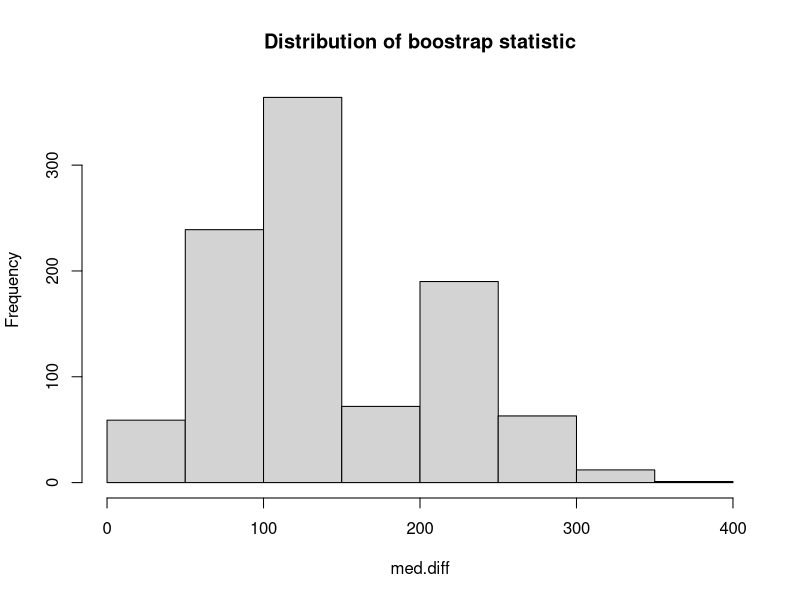

R code for this plot: (Note: this script raises an error after producing the figure.)
#Create a table (in HTML or PDF) that shows the differences in median (with the BCa bootstrap 
#95% confidence intervals) maternal, infant, neonatal, and under-5 mortality between the
#countries exposed to versus not exposed to armed conflict for the year 2017. Be specific about
#the sample sizes used in each statistic. The table should be fully reproducible. Push the
#script that creates the table to your GitHub repository.

#load libraries
library(dplyr)
library(tidyr)
library(here)
library(boot)
library(tidyverse)
library(knitr)

#clear history
rm(list=ls(all=T)) 

data <- read.csv(here("clean", "final_data.csv"), header = TRUE)
data2017 <- data %>%
  filter(year == 2017) %>%
  drop_na(Maternal.Mortality.rate, Infant.mortality.rate, Under.5.mortality.rate, Neonatal.mortality.rate)

# Subset the Data Frame for the year 2017

matmor.arm1 <- data %>%
  filter(year==2017 & !is.na(Maternal.Mortality.rate) & armconf1 ==1) %>%
  select(country_name, Maternal.Mortality.rate)
matmor.arm0 <- data %>%
  filter(year==2017 & !is.na(Maternal.Mortality.rate) & armconf1 ==0) %>%
  select(country_name, Maternal.Mortality.rate)

B <- 1000

med.diff <- rep(NA, B)
for(b in 1:B){
  resample.arm1 <- matmor.arm1[sample(nrow(matmor.arm1), size = nrow(matmor.arm1), replace = TRUE),]
  resample.arm0 <- matmor.arm0[sample(nrow(matmor.arm0), size = nrow(matmor.arm0), replace = TRUE),]
  med.diff[b] <- median(resample.arm1$Maternal.Mortality.rate) - median(resample.arm0$Maternal.Mortality.rate)
}
  
head(resample.arm1, 12)

#make histogram of bootstrap distribution
hist(med.diff, main = "Distribution of boostrap statistic")

#bootstrap for matmor
getmeddiff <- function(data, indices) {
  sample_data <- data[indices, ]
  group_meds <- tapply(sample_data$Maternal.Mortality.rate, sample_data$armconf1, FUN = median)
  med.diff <- group_meds[2] - group_meds[1]
  return(med.diff)
}

bootout_mat <- boot(data2017, statistic = getmeddiff, strata = data2017$armconf1, R=1000)
bootout_mat

#get confidence intervals
boot.ci(boot.out = bootout, conf = 0.95, type = "bca")

#bootstrap statistics for matmor: t1= 126.5, bias= 14.4095, SE= 64.77766, CI= 43.8, 290.3)

#bootstrap for infant mor
getmeddiff <- function(data, indices) {
  sample_data <- data[indices, ]
  group_meds <- tapply(sample_data$Infant.mortality.rate, sample_data$armconf1, FUN = median)
  med.diff <- group_meds[2] - group_meds[1]
  return(med.diff)
}

bootout_infant <- boot(data2017, statistic = getmeddiff, strata = data2017$armconf1, R=1000)
bootout_infant

#get confidence intervals
boot.ci(boot.out = bootout, conf = 0.95, type = "bca")

#bootstrap statistics for infant mor: t1= 19.8, bias= -0.9521, SE= 5.943379, CI= 6.60, 29.16)

#bootstrap for under-5 mor
getmeddiff <- function(data, indices) {
  sample_data <- data[indices, ]
  group_meds <- tapply(sample_data$Under.5.mortality.rate, sample_data$armconf1, FUN = median)
  med.diff <- group_meds[2] - group_meds[1]
  return(med.diff)
}

bootout_under5 <- boot(data2017, statistic = getmeddiff, strata = data2017$armconf1, R=1000)
bootout_under5

#get confidence intervals
boot.ci(boot.out = bootout, conf = 0.95, type = "bca")

#bootstrap statistics for Under mor: t1= 28.9, bias= -3.0935, SE= 9.678971, CI= 8.97, 45.68)

#bootstrap for neomor
getmeddiff <- function(data, indices) {
  sample_data <- data[indices, ]
  group_meds <- tapply(sample_data$Neonatal.mortality.rate, sample_data$armconf1, FUN = median)
  med.diff <- group_meds[2] - group_meds[1]
  return(med.diff)
}

bootout_neo <- boot(data2017, statistic = getmeddiff, strata = data2017$armconf1, R=1000)
bootout_neo

#get confidence intervals
boot.ci(boot.out = bootout, conf = 0.95, type = "bca")

#bootstrap statistics for neomor: t1= 12.4, bias= -0.8052, SE= 3.455128, CI= 5.4, 20.1)

#TABLE
# Create a data frame for each variable
results_matmort <-data.frame(
  Variable = "Maternal Mortality",
  Median_Difference = bootout_mat$t0,
  Bootstrap_Standard_Deviation = sd(bootout_mat$t),
  Bootstrap_CI_Lower = boot.ci(boot.out = bootout_mat, conf = 0.95, type = c("bca"))$bca[4],
  Bootstrap_CI_Upper = boot.ci(boot.out = bootout_mat, conf = 0.95, type = c( "bca"))$bca[5]
) 

data.frame(
  Variable = "Infant Mortality",
  Median_Difference = bootout_infant$t0,
  Bootstrap_Standard_Deviation = sd(bootout_infant$t),
  Bootstrap_CI_Lower = boot.ci(boot.out = bootout_infant, conf = 0.95, type = c("bca"))$bca[4],
  Bootstrap_CI_Upper = boot.ci(boot.out = bootout_infant, conf = 0.95, type = c( "bca"))$bca[5]
)

results_under5 <- data.frame(
  Variable = "Under 5 Mortality",
  Median_Difference = bootout_under5$t0,
  Bootstrap_Standard_Deviation = sd(bootout_under5$t),
  Bootstrap_CI_Lower = boot.ci(boot.out = bootout_under5, conf = 0.95, type = c("bca"))$bca[4],
  Bootstrap_CI_Upper = boot.ci(boot.out = bootout_under5, conf = 0.95, type = c("bca"))$bca[5]
)

results_neo <- data.frame(
  Variable = "Neonatal Mortality",
  Median_Difference = bootout_neo$t0,
  Bootstrap_Standard_Deviation = sd(bootout_neo$t),
  Bootstrap_CI_Lower = boot.ci(boot.out = bootout_neo, conf = 0.95, type = c( "bca"))$bca[4],
  Bootstrap_CI_Upper = boot.ci(boot.out = bootout_neo, conf = 0.95, type = c("bca"))$bca[5]
)

# Combine the results into a single data frame
combined_results <- bind_rows(results_infant, results_under5, results_neo)

# Print the table
kable(combined_results, format = "markdown")
